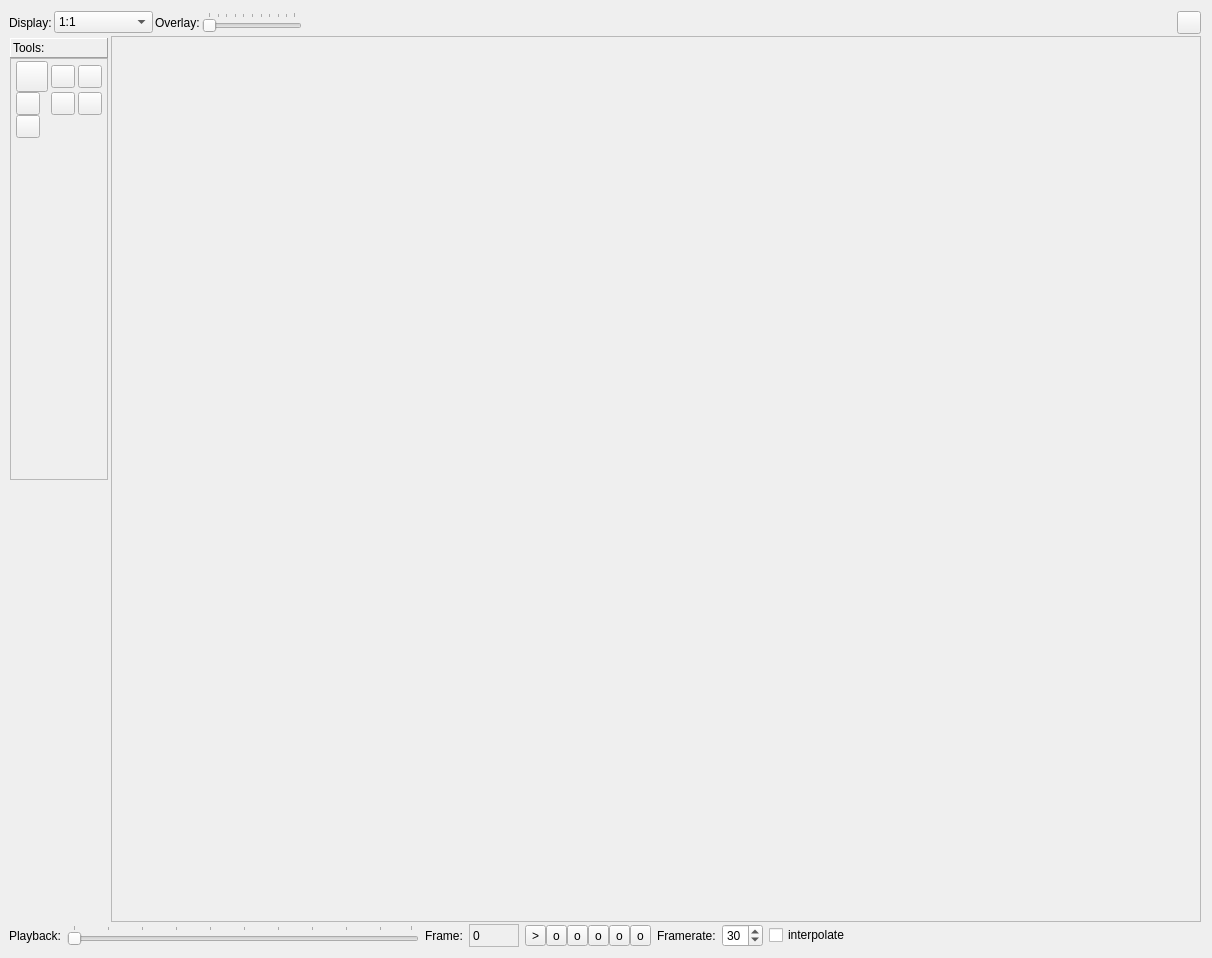
<?xml version="1.0" encoding="UTF-8"?>
<ui version="4.0">
 <class>FramePaintClass</class>
 <widget class="QWidget" name="FramePaintClass">
  <property name="geometry">
   <rect>
    <x>0</x>
    <y>0</y>
    <width>1212</width>
    <height>958</height>
   </rect>
  </property>
  <property name="windowTitle">
   <string>Form</string>
  </property>
  <layout class="QVBoxLayout" name="verticalLayout">
   <property name="spacing">
    <number>2</number>
   </property>
   <property name="leftMargin">
    <number>9</number>
   </property>
   <item>
    <layout class="QHBoxLayout" name="horizontalLayout">
     <item>
      <widget class="QLabel" name="label">
       <property name="text">
        <string>Display:</string>
       </property>
      </widget>
     </item>
     <item>
      <widget class="QComboBox" name="comboBox">
       <item>
        <property name="text">
         <string>1:1</string>
        </property>
       </item>
       <item>
        <property name="text">
         <string>fastscale</string>
        </property>
       </item>
       <item>
        <property name="text">
         <string>smoothscale</string>
        </property>
       </item>
      </widget>
     </item>
     <item>
      <widget class="QLabel" name="label_2">
       <property name="text">
        <string>Overlay:</string>
       </property>
      </widget>
     </item>
     <item>
      <widget class="QSlider" name="overlaySlider">
       <property name="maximumSize">
        <size>
         <width>100</width>
         <height>16777215</height>
        </size>
       </property>
       <property name="orientation">
        <enum>Qt::Horizontal</enum>
       </property>
       <property name="tickPosition">
        <enum>QSlider::TicksAbove</enum>
       </property>
      </widget>
     </item>
     <item>
      <spacer name="horizontalSpacer">
       <property name="orientation">
        <enum>Qt::Horizontal</enum>
       </property>
       <property name="sizeHint" stdset="0">
        <size>
         <width>40</width>
         <height>20</height>
        </size>
       </property>
      </spacer>
     </item>
     <item>
      <widget class="QToolButton" name="lightAndDarkButton">
       <property name="text">
        <string/>
       </property>
       <property name="icon">
        <iconset resource="../resources.qrc">
         <normaloff>:/icons/resources/weather-clear-night.png</normaloff>
         <activeon>:/icons/resources/weather-clear.png</activeon>
         <selectedon>:/icons/resources/weather-clear.png</selectedon>:/icons/resources/weather-clear-night.png</iconset>
       </property>
       <property name="iconSize">
        <size>
         <width>16</width>
         <height>16</height>
        </size>
       </property>
       <property name="checkable">
        <bool>true</bool>
       </property>
      </widget>
     </item>
    </layout>
   </item>
   <item>
    <layout class="QHBoxLayout" name="horizontalLayout_2">
     <item>
      <widget class="QFrame" name="frame_4">
       <property name="minimumSize">
        <size>
         <width>100</width>
         <height>0</height>
        </size>
       </property>
       <property name="maximumSize">
        <size>
         <width>100</width>
         <height>16777215</height>
        </size>
       </property>
       <property name="frameShape">
        <enum>QFrame::NoFrame</enum>
       </property>
       <property name="frameShadow">
        <enum>QFrame::Raised</enum>
       </property>
       <layout class="QVBoxLayout" name="verticalLayout_4">
        <property name="leftMargin">
         <number>1</number>
        </property>
        <property name="topMargin">
         <number>2</number>
        </property>
        <property name="rightMargin">
         <number>1</number>
        </property>
        <property name="bottomMargin">
         <number>1</number>
        </property>
        <item>
         <layout class="QVBoxLayout" name="verticalLayout_2">
          <property name="spacing">
           <number>0</number>
          </property>
          <item>
           <widget class="QFrame" name="frame">
            <property name="sizePolicy">
             <sizepolicy hsizetype="Preferred" vsizetype="Preferred">
              <horstretch>0</horstretch>
              <verstretch>0</verstretch>
             </sizepolicy>
            </property>
            <property name="minimumSize">
             <size>
              <width>0</width>
              <height>20</height>
             </size>
            </property>
            <property name="maximumSize">
             <size>
              <width>16777215</width>
              <height>20</height>
             </size>
            </property>
            <property name="frameShape">
             <enum>QFrame::Panel</enum>
            </property>
            <property name="frameShadow">
             <enum>QFrame::Raised</enum>
            </property>
            <layout class="QVBoxLayout" name="verticalLayout_5">
             <property name="leftMargin">
              <number>2</number>
             </property>
             <property name="topMargin">
              <number>0</number>
             </property>
             <property name="rightMargin">
              <number>0</number>
             </property>
             <property name="bottomMargin">
              <number>0</number>
             </property>
             <item>
              <widget class="QLabel" name="label_3">
               <property name="text">
                <string>Tools:</string>
               </property>
              </widget>
             </item>
            </layout>
           </widget>
          </item>
          <item>
           <widget class="QFrame" name="frame_2">
            <property name="sizePolicy">
             <sizepolicy hsizetype="Preferred" vsizetype="Preferred">
              <horstretch>0</horstretch>
              <verstretch>0</verstretch>
             </sizepolicy>
            </property>
            <property name="minimumSize">
             <size>
              <width>0</width>
              <height>200</height>
             </size>
            </property>
            <property name="maximumSize">
             <size>
              <width>196</width>
              <height>6000</height>
             </size>
            </property>
            <property name="frameShape">
             <enum>QFrame::StyledPanel</enum>
            </property>
            <property name="frameShadow">
             <enum>QFrame::Raised</enum>
            </property>
            <layout class="QGridLayout" name="gridLayout">
             <property name="margin">
              <number>2</number>
             </property>
             <property name="spacing">
              <number>0</number>
             </property>
             <item row="0" column="0">
              <widget class="QToolButton" name="toolButton">
               <property name="text">
                <string/>
               </property>
               <property name="iconSize">
                <size>
                 <width>24</width>
                 <height>24</height>
                </size>
               </property>
              </widget>
             </item>
             <item row="1" column="0">
              <widget class="QToolButton" name="toolButton_3">
               <property name="text">
                <string/>
               </property>
              </widget>
             </item>
             <item row="0" column="1">
              <widget class="QToolButton" name="toolButton_2">
               <property name="text">
                <string/>
               </property>
              </widget>
             </item>
             <item row="3" column="0">
              <spacer name="verticalSpacer_2">
               <property name="orientation">
                <enum>Qt::Vertical</enum>
               </property>
               <property name="sizeHint" stdset="0">
                <size>
                 <width>20</width>
                 <height>40</height>
                </size>
               </property>
              </spacer>
             </item>
             <item row="1" column="1">
              <widget class="QToolButton" name="toolButton_5">
               <property name="text">
                <string/>
               </property>
              </widget>
             </item>
             <item row="0" column="2">
              <widget class="QToolButton" name="toolButton_4">
               <property name="text">
                <string/>
               </property>
              </widget>
             </item>
             <item row="1" column="2">
              <widget class="QToolButton" name="toolButton_6">
               <property name="text">
                <string/>
               </property>
              </widget>
             </item>
             <item row="2" column="0">
              <widget class="QToolButton" name="toolButton_7">
               <property name="text">
                <string/>
               </property>
              </widget>
             </item>
            </layout>
           </widget>
          </item>
         </layout>
        </item>
        <item>
         <spacer name="verticalSpacer">
          <property name="orientation">
           <enum>Qt::Vertical</enum>
          </property>
          <property name="sizeHint" stdset="0">
           <size>
            <width>20</width>
            <height>433</height>
           </size>
          </property>
         </spacer>
        </item>
       </layout>
      </widget>
     </item>
     <item>
      <widget class="QFrame" name="frame_3">
       <property name="frameShape">
        <enum>QFrame::StyledPanel</enum>
       </property>
       <property name="frameShadow">
        <enum>QFrame::Raised</enum>
       </property>
       <layout class="QVBoxLayout" name="verticalLayout_3">
        <property name="spacing">
         <number>0</number>
        </property>
        <property name="margin">
         <number>1</number>
        </property>
        <item>
         <widget class="PPL7FramePainter" name="viewer" native="true">
          <property name="sizePolicy">
           <sizepolicy hsizetype="Expanding" vsizetype="Expanding">
            <horstretch>0</horstretch>
            <verstretch>0</verstretch>
           </sizepolicy>
          </property>
         </widget>
        </item>
       </layout>
      </widget>
     </item>
    </layout>
   </item>
   <item>
    <layout class="QHBoxLayout" name="horizontalLayout_5">
     <property name="spacing">
      <number>6</number>
     </property>
     <property name="topMargin">
      <number>0</number>
     </property>
     <item>
      <widget class="QLabel" name="label_8">
       <property name="text">
        <string>Playback:</string>
       </property>
      </widget>
     </item>
     <item>
      <widget class="QSlider" name="frameSlider">
       <property name="orientation">
        <enum>Qt::Horizontal</enum>
       </property>
       <property name="tickPosition">
        <enum>QSlider::TicksAbove</enum>
       </property>
       <property name="tickInterval">
        <number>10</number>
       </property>
      </widget>
     </item>
     <item>
      <widget class="QLabel" name="label_10">
       <property name="text">
        <string>Frame:</string>
       </property>
      </widget>
     </item>
     <item>
      <widget class="QLabel" name="frameNum">
       <property name="minimumSize">
        <size>
         <width>50</width>
         <height>0</height>
        </size>
       </property>
       <property name="maximumSize">
        <size>
         <width>50</width>
         <height>16777215</height>
        </size>
       </property>
       <property name="font">
        <font>
         <pointsize>9</pointsize>
         <weight>50</weight>
         <bold>false</bold>
        </font>
       </property>
       <property name="frameShape">
        <enum>QFrame::StyledPanel</enum>
       </property>
       <property name="frameShadow">
        <enum>QFrame::Sunken</enum>
       </property>
       <property name="midLineWidth">
        <number>1</number>
       </property>
       <property name="text">
        <string>0</string>
       </property>
      </widget>
     </item>
     <item>
      <layout class="QHBoxLayout" name="horizontalLayout_6">
       <property name="spacing">
        <number>0</number>
       </property>
       <property name="leftMargin">
        <number>0</number>
       </property>
       <item>
        <widget class="QToolButton" name="playButton">
         <property name="text">
          <string>&gt;</string>
         </property>
         <property name="icon">
          <iconset resource="../resources.qrc">
           <normaloff>:/icons/resources/media-playback-start.png</normaloff>:/icons/resources/media-playback-start.png</iconset>
         </property>
         <property name="iconSize">
          <size>
           <width>16</width>
           <height>16</height>
          </size>
         </property>
        </widget>
       </item>
       <item>
        <widget class="QToolButton" name="stopButton">
         <property name="text">
          <string>o</string>
         </property>
         <property name="icon">
          <iconset resource="../resources.qrc">
           <normaloff>:/icons/resources/media-playback-stop.png</normaloff>:/icons/resources/media-playback-stop.png</iconset>
         </property>
         <property name="iconSize">
          <size>
           <width>16</width>
           <height>16</height>
          </size>
         </property>
        </widget>
       </item>
       <item>
        <widget class="QToolButton" name="frameBackButton">
         <property name="text">
          <string>o</string>
         </property>
         <property name="icon">
          <iconset resource="../resources.qrc">
           <normaloff>:/icons/resources/media-seek-backward.png</normaloff>:/icons/resources/media-seek-backward.png</iconset>
         </property>
         <property name="iconSize">
          <size>
           <width>16</width>
           <height>16</height>
          </size>
         </property>
        </widget>
       </item>
       <item>
        <widget class="QToolButton" name="frameForwardButton">
         <property name="text">
          <string>o</string>
         </property>
         <property name="icon">
          <iconset resource="../resources.qrc">
           <normaloff>:/icons/resources/media-seek-forward.png</normaloff>:/icons/resources/media-seek-forward.png</iconset>
         </property>
         <property name="iconSize">
          <size>
           <width>16</width>
           <height>16</height>
          </size>
         </property>
        </widget>
       </item>
       <item>
        <widget class="QToolButton" name="frameFirstButton">
         <property name="text">
          <string>o</string>
         </property>
         <property name="icon">
          <iconset resource="../resources.qrc">
           <normaloff>:/icons/resources/media-skip-backward.png</normaloff>:/icons/resources/media-skip-backward.png</iconset>
         </property>
         <property name="iconSize">
          <size>
           <width>16</width>
           <height>16</height>
          </size>
         </property>
        </widget>
       </item>
       <item>
        <widget class="QToolButton" name="frameLastButton">
         <property name="text">
          <string>o</string>
         </property>
         <property name="icon">
          <iconset resource="../resources.qrc">
           <normaloff>:/icons/resources/media-skip-forward.png</normaloff>:/icons/resources/media-skip-forward.png</iconset>
         </property>
         <property name="iconSize">
          <size>
           <width>16</width>
           <height>16</height>
          </size>
         </property>
        </widget>
       </item>
      </layout>
     </item>
     <item>
      <widget class="QLabel" name="label_13">
       <property name="text">
        <string>Framerate:</string>
       </property>
      </widget>
     </item>
     <item>
      <widget class="QSpinBox" name="frameRate">
       <property name="minimum">
        <number>1</number>
       </property>
       <property name="maximum">
        <number>60</number>
       </property>
       <property name="value">
        <number>30</number>
       </property>
      </widget>
     </item>
     <item>
      <widget class="QCheckBox" name="interpolateFrames">
       <property name="text">
        <string>interpolate</string>
       </property>
      </widget>
     </item>
     <item>
      <spacer name="horizontalSpacer_4">
       <property name="orientation">
        <enum>Qt::Horizontal</enum>
       </property>
       <property name="sizeHint" stdset="0">
        <size>
         <width>40</width>
         <height>20</height>
        </size>
       </property>
      </spacer>
     </item>
    </layout>
   </item>
  </layout>
 </widget>
 <customwidgets>
  <customwidget>
   <class>PPL7FramePainter</class>
   <extends>QWidget</extends>
   <header location="global">ppl7framepainter.h</header>
   <container>1</container>
  </customwidget>
 </customwidgets>
 <resources>
  <include location="../resources.qrc"/>
 </resources>
 <connections/>
</ui>
